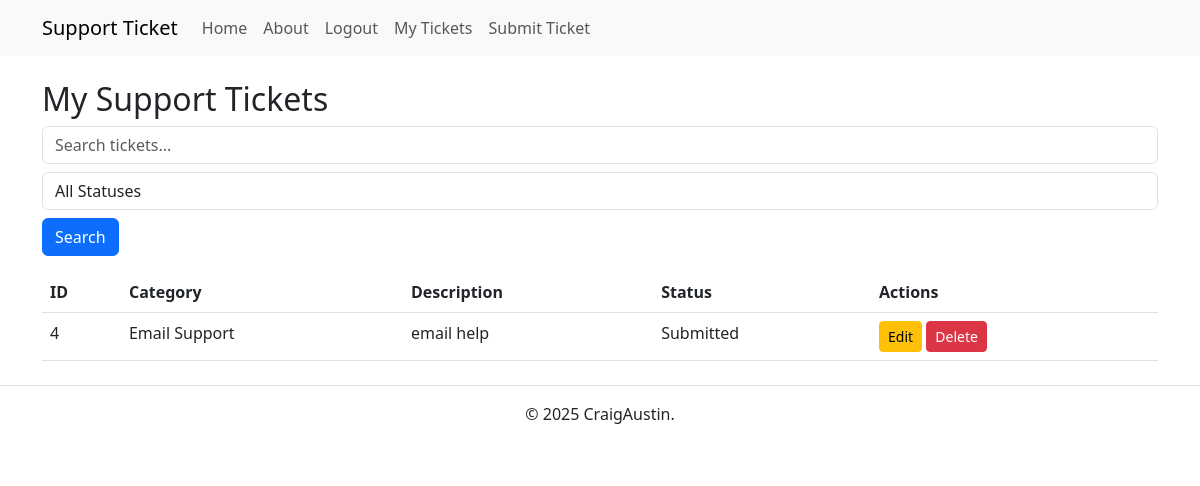
The app's page /tickets (signed in), older data.
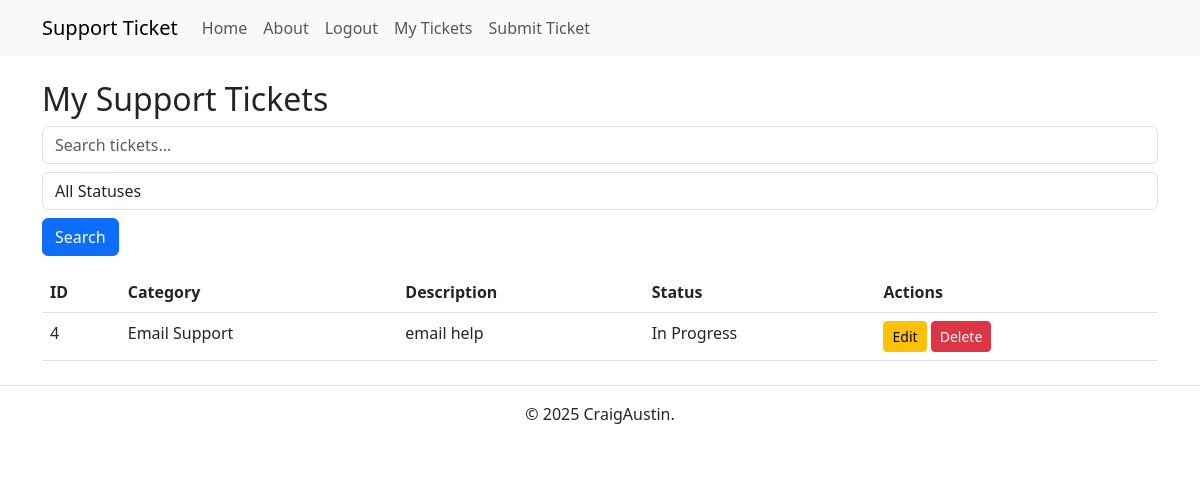
The same page, newer data.
### app.py (models this page shows)
class Ticket(db.Model):
    id = db.Column(db.Integer, primary_key=True)
    user_id = db.Column(db.Integer, db.ForeignKey('user.id'), nullable=False)
    category = db.Column(db.String(100), nullable=False)
    description = db.Column(db.Text, nullable=False)
    status = db.Column(db.String(20), default='Submitted')
    user = db.relationship('User', backref=db.backref('tickets', lazy=True))

### app.py (the view)
@app.route('/tickets', methods=['GET'])
@login_required
def view_tickets():
    search_query = request.args.get('search', '')
    status_filter = request.args.get('status_filter', '')
    tickets_query = Ticket.query.filter_by(user_id=current_user.id)
    if search_query:
        tickets_query = tickets_query.filter(
            Ticket.category.ilike(f"%{search_query}%") |
            Ticket.description.ilike(f"%{search_query}%")
        )
    if status_filter:
        tickets_query = tickets_query.filter_by(status=status_filter)
    page, per_page, offset = get_page_args(page_parameter='page', per_page_parameter='per_page')
    per_page = 5
    total = tickets_query.count()
    tickets = tickets_query.offset(offset).limit(per_page).all()
    pagination = Pagination(page=page, per_page=per_page, total=total, css_framework='bootstrap4')
    return render_template('tickets.html', tickets=tickets, pagination=pagination)

### app.py (called while the page is built)
@login_manager.user_loader
def load_user(user_id):
    return User.query.get(int(user_id))

### templates/tickets.html (shortened to what this page needs)
{% extends 'base.html' %}
{% block content %}
<h2>My Support Tickets</h2>
{% if tickets %}
<form method="GET" action="{{ url_for('view_tickets') }}" class="mb-3">
    <input type="text" name="search" placeholder="Search tickets..." class="form-control"
        value="{{ request.args.get('search', '') }}">
    <select name="status_filter" class="form-control mt-2">
        <option value="">All Statuses</option>
    </select>
    <button type="submit" class="btn btn-primary mt-2">Search</button>
</form>
<table class="table">
    <thead>
        <tr>
            <th>ID</th>
            <th>Category</th>
            <th>Description</th>
            <th>Status</th>
            <th>Actions</th>
        </tr>
    </thead>
    <tbody>
        {% for ticket in tickets %}
        <tr>
            <td>{{ ticket.id }}</td>
            <td>{{ ticket.category }}</td>
            <td>{{ ticket.description }}</td>
            <td>{{ ticket.status }}</td>
            <td>
                {% if ticket.user_id == current_user.id %}
                {% if ticket.status != "Done" %}
                <a href="{{ url_for('edit_ticket', ticket_id=ticket.id) }}" class="btn btn-warning btn-sm">Edit</a>
                <form action="{{ url_for('delete_ticket', ticket_id=ticket.id) }}" method="POST" style="display:inline;"
                    onsubmit="return confirm('Are you sure you want to delete this ticket?');">
                    <button type="submit" class="btn btn-danger btn-sm">Delete</button>
                </form>
                {% else %}
                <span class="text-muted">Done</span>
                {% endif %}
                {% endif %}
            </td>
        </tr>
        {% endfor %}
    </tbody>
</table>
{% else %}
<p>You have no submitted tickets.</p>
{% endif %}
{% endblock %}

### templates/base.html (shortened to what this page needs)
<!DOCTYPE html>
<html lang="en">
<head>
    <link rel="stylesheet" href="{{ url_for('static', filename='styles.css') }}">
    <link href="https://cdn.jsdelivr.net/npm/bootstrap@5.3.0/dist/css/bootstrap.min.css" rel="stylesheet">
</head>
<body>
    <nav class="navbar navbar-expand-lg navbar-light bg-light">
        <div class="container">
            <a class="navbar-brand" href="{{ url_for('index') }}">Support Ticket</a>
            <div class="collapse navbar-collapse" id="navbarNav">
                <ul class="navbar-nav">
                    <li class="nav-item">
                        <a class="nav-link" href="{{ url_for('index') }}">Home</a>
                    </li>
                    <li class="nav-item">
                        <a class="nav-link" href="{{ url_for('about') }}">About</a>
                    </li>
                    {% if current_user.is_authenticated %}
                    <li class="nav-item">
                        <a class="nav-link" href="{{ url_for('logout') }}">Logout</a>
                    </li>
                    <li class="nav-item">
                        <a class="nav-link" href="{{ url_for('view_tickets') }}">My Tickets</a>
                    </li>
                    <li class="nav-item">
                        <a class="nav-link" href="{{ url_for('submit_ticket') }}">Submit Ticket</a>
                    </li>
                    {% endif %}
                </ul>
            </div>
        </div>
    </nav>
    <div class="container mt-4">
        {% block content %}{% endblock %}
    </div>
    <footer class="text-center mt-4 py-3 border-top">
        <p>&copy; 2025 CraigAustin.</p>
    </footer>
</body>
</html>

### static/styles.css (style rules this page uses)
*, *::before, *::after { box-sizing: border-box; }
* { margin: 0; }
body { line-height: 1.5; -webkit-font-smoothing: antialiased; }
input, button, textarea, select { font: inherit; }
p, h1, h2, h3, h4, h5, h6 { overflow-wrap: break-word; }
p { text-wrap: pretty; }
h1, h2, h3, h4, h5, h6 { text-wrap: balance; }

Row changes from the older to the newer data that the page shows:
changed Ticket "Email Support": status "Submitted" → "In Progress"
